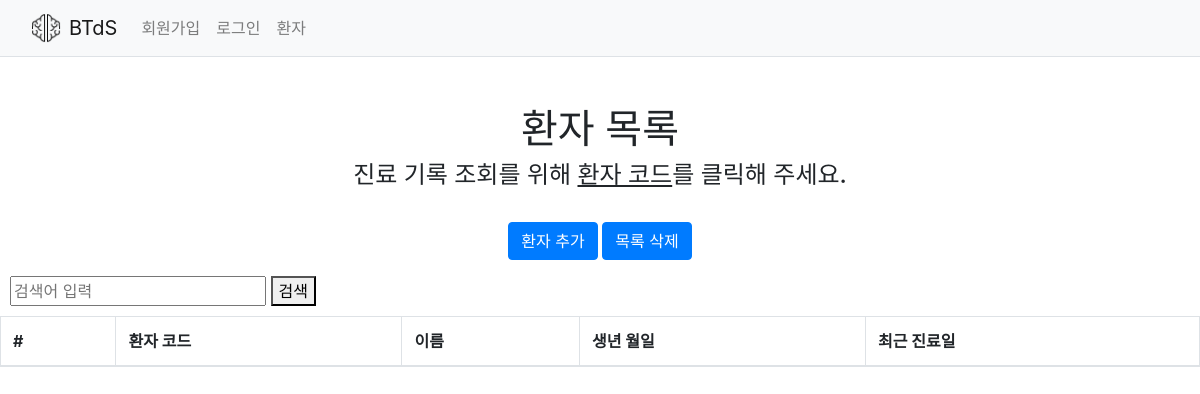
The app's page /patient/list/, older data.
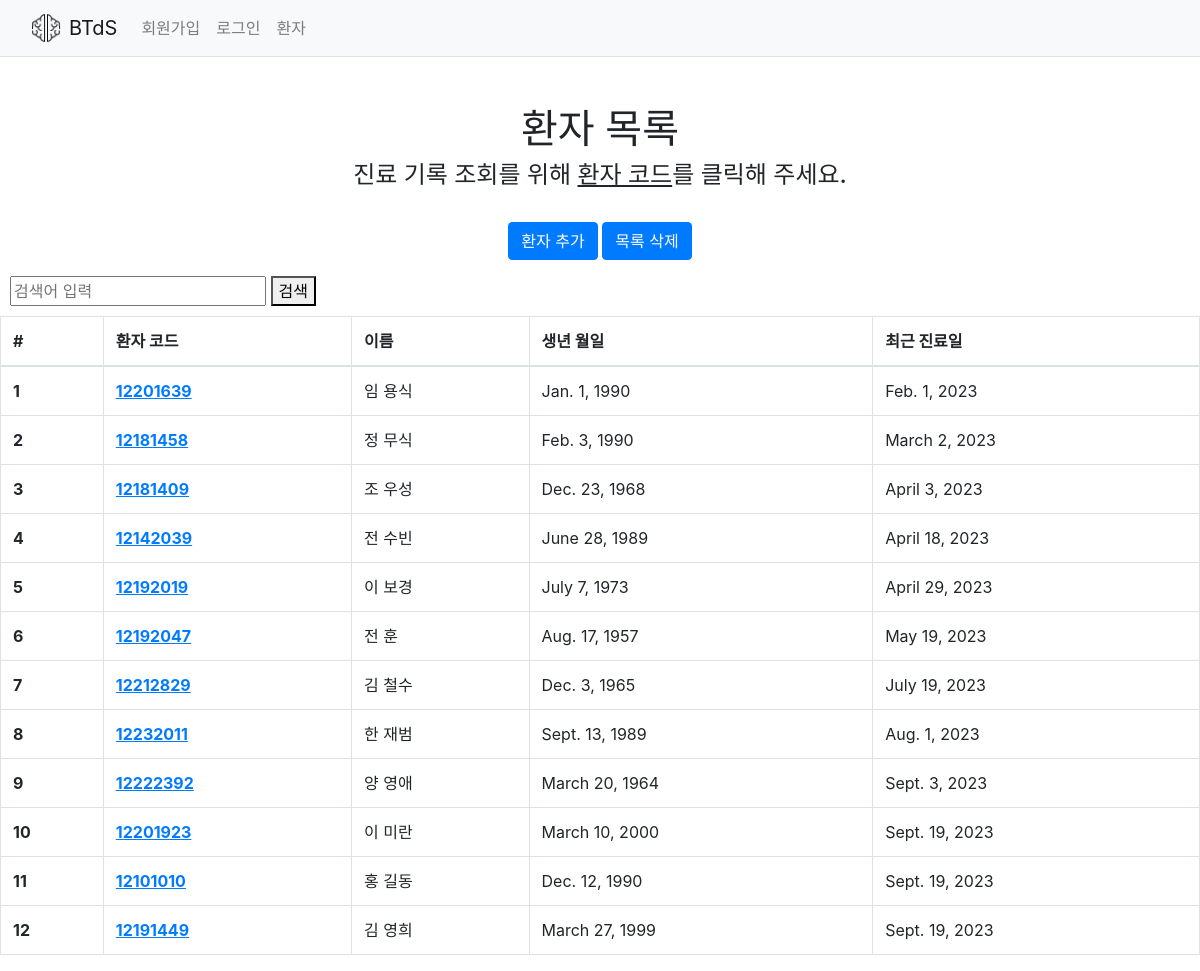
The same page, newer data.
### patient/models.py (models this page shows, shortened)
class Patient(models.Model):
    first_name = models.CharField(max_length=30)
    last_name = models.CharField(max_length=30)
    latest_diagnosis = models.DateField()
    birthday = models.DateField()
    patient_num = models.IntegerField()

### patient/views.py (the view, shortened to what this page needs)
# urls.py: path('list/', views.patient_list, name='list'),
def patient_list(request):
    all_patient = models.Patient.objects.all()
    context = {'patient': all_patient}
    return render(request, 'patient/list.html', context=context)

### common/templatetags/templatetag.py (called while the page is built)
@register.simple_tag
def is_user_logged_in():
    global_login_user = settings.GLOBAL_LOGIN_USER #로그인한 유저의 이름을 받아옴
    if global_login_user == "NONE": #맨 처음 호출될 경우
        is_login = False
        pass
    else:
        user = CustomUser.objects.get(username=global_login_user)
        is_login = user.is_login
    return is_login

### utils/context_processors.py (called while the page is built)
def my_global_variables(request):
    now_login = "none"
    return {"now_login": now_login}

### patient/templates/patient/list.html (shortened to what this page needs)
{% extends "home.html" %} {% block content %}
<div class="row mt-5">
  <div class="col-12 text-center">
    <h1>환자 목록</h1>
    <h4>진료 기록 조회를 위해 <u>환자 코드</u>를 클릭해 주세요.</h4>
  </div>
</div>
<br />
<div class="mb-3 text-center" style="text-align: center">
  <a href="{% url 'patient:add' %}" class="btn btn-primary">환자 추가</a>
  {% include "./modal.html" %}
</div>
{% include "./search_form.html" %}
<table class="table table-bordered">
  <thead>
    <tr>
      <th scope="col">#</th>
      <th scope="col">환자 코드</th>
      <th scope="col">이름</th>
      <th scope="col">생년 월일</th>
      <th scope="col">최근 진료일</th>
    </tr>
  </thead>
  <tbody>
    {% for person in patient%}
    <tr>
      <th scope="row">{{ person.id }}</th>
      <td>
        <a
          class="patient-link"
          href="{% url 'patient:patient_detail' pk=person.id %}"
          ><b><u>{{ person.patient_num }}</u></b></a
        >
      </td>
      <td>{{ person.last_name }} {{ person.first_name }}</td>
      <td>{{ person.birthday }}</td>
      <td>{{ person.latest_diagnosis }}</td>
    </tr>
    {% endfor %}
  </tbody>
</table>
{% endblock %}

### templates/home.html (shortened to what this page needs)
{% load static %}
<!doctype html>
<html lang="ko">
<head>
    <link rel="stylesheet" href="https://cdn.jsdelivr.net/npm/bootstrap@4.0.0/dist/css/bootstrap.min.css">
</head>
<body>
{% include "navbar.html" %}
{% block content %}
{% endblock %}
</body>
</html>

### templates/navbar.html (shortened to what this page needs)
{% load static %}
{% load templatetag %}
<nav class="navbar navbar-expand-lg navbar-light bg-light border-bottom">
    <div class="container-fluid">
        <img src="{% static 'images/brain.png' %}" style="width:30px" alt="이미지 설명">
        <a class="navbar-brand" href="{% url 'home' %}">BTdS  </a>
        <div class="collapse navbar-collapse" id="navbarSupportedContent">
            <ul class="navbar-nav me-auto mb-2 mb-lg-0">
                <li class="nav-item">
                    <a class="nav-link" href="{% url "common:create_user" %}">회원가입</a>
                </li>
                <li class="nav-item">
                   {% is_user_logged_in as user_logged_in %}
                    {% if user_logged_in %}
                        <a class="nav-link" href="{% url 'common:logout' %}">로그아웃</a>
                    {% else %}
                        <a class="nav-link" href="{% url 'common:login' %}">로그인</a>
                    {% endif %}
                </li>
                <li>
                    {% if user_logged_in %}
                        <a class="nav-link" href="{% url "patient:list" %}">환자</a>
                    {% else %}
                        <a class="nav-link" onclick="alert('로그인을 해주세요')" href="{% url "common:login" %}">환자</a>
                    {% endif %}
                </li>
            </ul>
        </div>
    </div>
</nav>

### patient/templates/patient/modal.html (shortened to what this page needs)
<button type="button" class="btn btn-primary" data-bs-toggle="modal" data-bs-target="#delete_Modal">
  목록 삭제
</button>

### patient/templates/patient/search_form.html
<form
  method="get"
  action="{% url 'patient:search_results' %}"
  style="margin-bottom: 10px; margin-left: 10px"
>
  <input type="text" name="q" placeholder="검색어 입력" />
  <button type="submit">검색</button>
</form>

Row changes from the older to the newer data that the page shows:
added Patient: id "1", patient_num "12201639", last_name "임", first_name "용식", birthday "Jan. 1, 1990", latest_diagnosis "Feb. 1, 2023"
added Patient: id "2", patient_num "12181458", last_name "정", first_name "무식", birthday "Feb. 3, 1990", latest_diagnosis "March 2, 2023"
added Patient: id "3", patient_num "12181409", last_name "조", first_name "우성", birthday "Dec. 23, 1968", latest_diagnosis "April 3, 2023"
added Patient: id "4", patient_num "12142039", last_name "전", first_name "수빈", birthday "June 28, 1989", latest_diagnosis "April 18, 2023"
added Patient: id "5", patient_num "12192019", last_name "이", first_name "보경", birthday "July 7, 1973", latest_diagnosis "April 29, 2023"
added Patient: id "6", patient_num "12192047", last_name "전", first_name "훈", birthday "Aug. 17, 1957", latest_diagnosis "May 19, 2023"
added Patient: id "7", patient_num "12212829", last_name "김", first_name "철수", birthday "Dec. 3, 1965", latest_diagnosis "July 19, 2023"
added Patient: id "8", patient_num "12232011", last_name "한", first_name "재범", birthday "Sept. 13, 1989", latest_diagnosis "Aug. 1, 2023"
added Patient: id "9", patient_num "12222392", last_name "양", first_name "영애", birthday "March 20, 1964", latest_diagnosis "Sept. 3, 2023"
added Patient: id "10", patient_num "12201923", last_name "이", first_name "미란", birthday "March 10, 2000", latest_diagnosis "Sept. 19, 2023"
added Patient: id "11", patient_num "12101010", last_name "홍", first_name "길동", birthday "Dec. 12, 1990", latest_diagnosis "Sept. 19, 2023"
added Patient: id "12", patient_num "12191449", last_name "김", first_name "영희", birthday "March 27, 1999", latest_diagnosis "Sept. 19, 2023"
